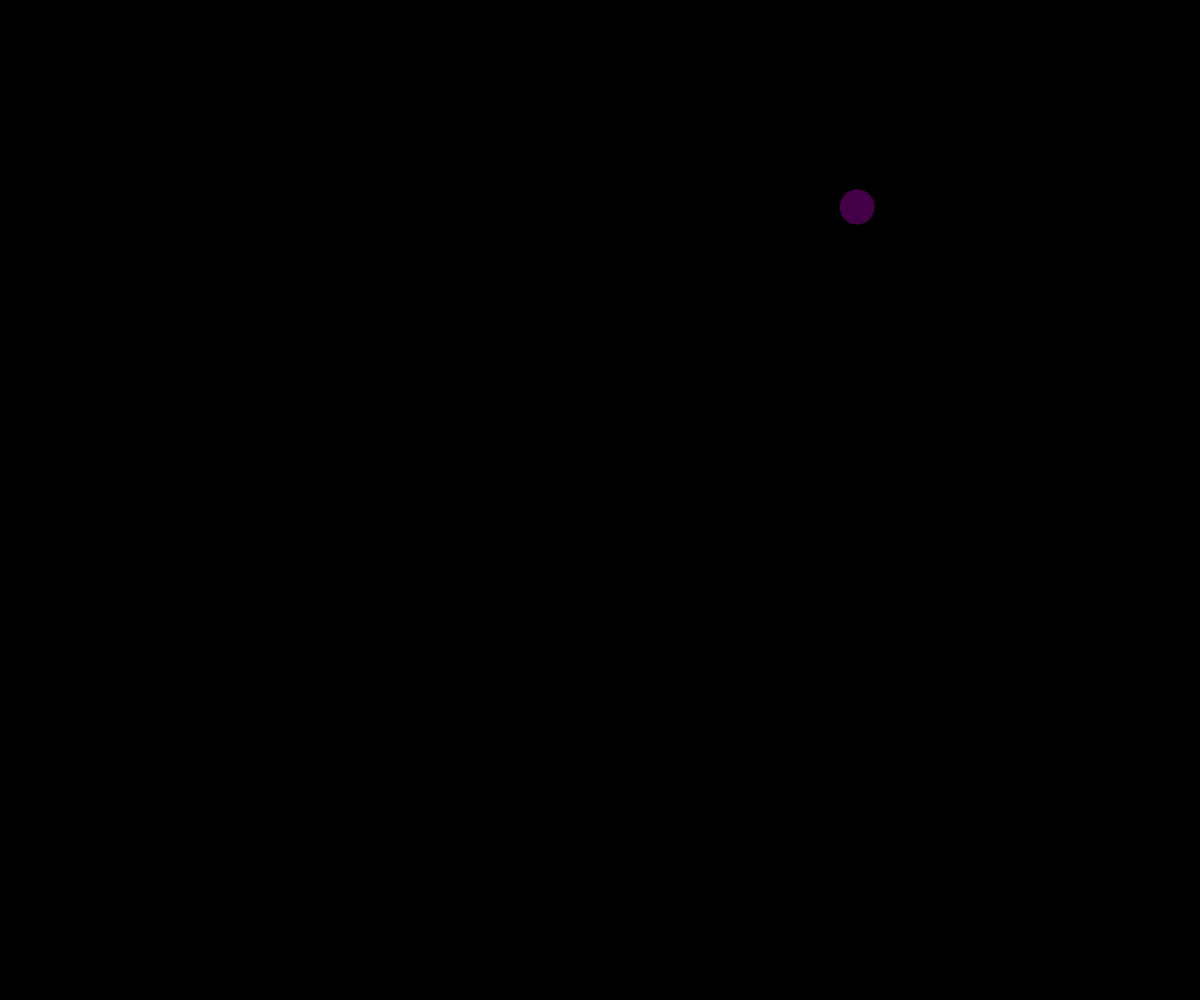
Frame 1 (no input)
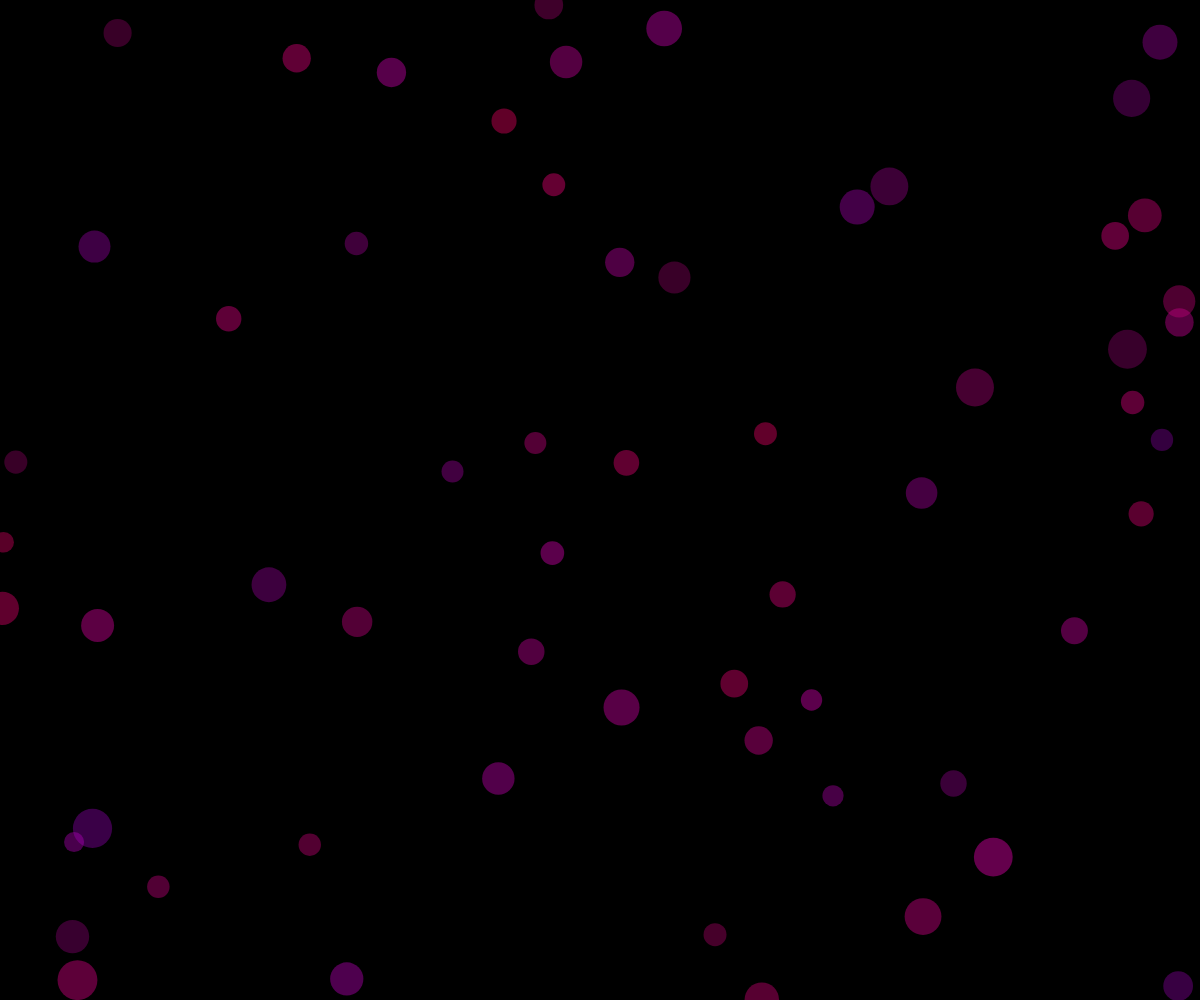
Frame 60 (no input)
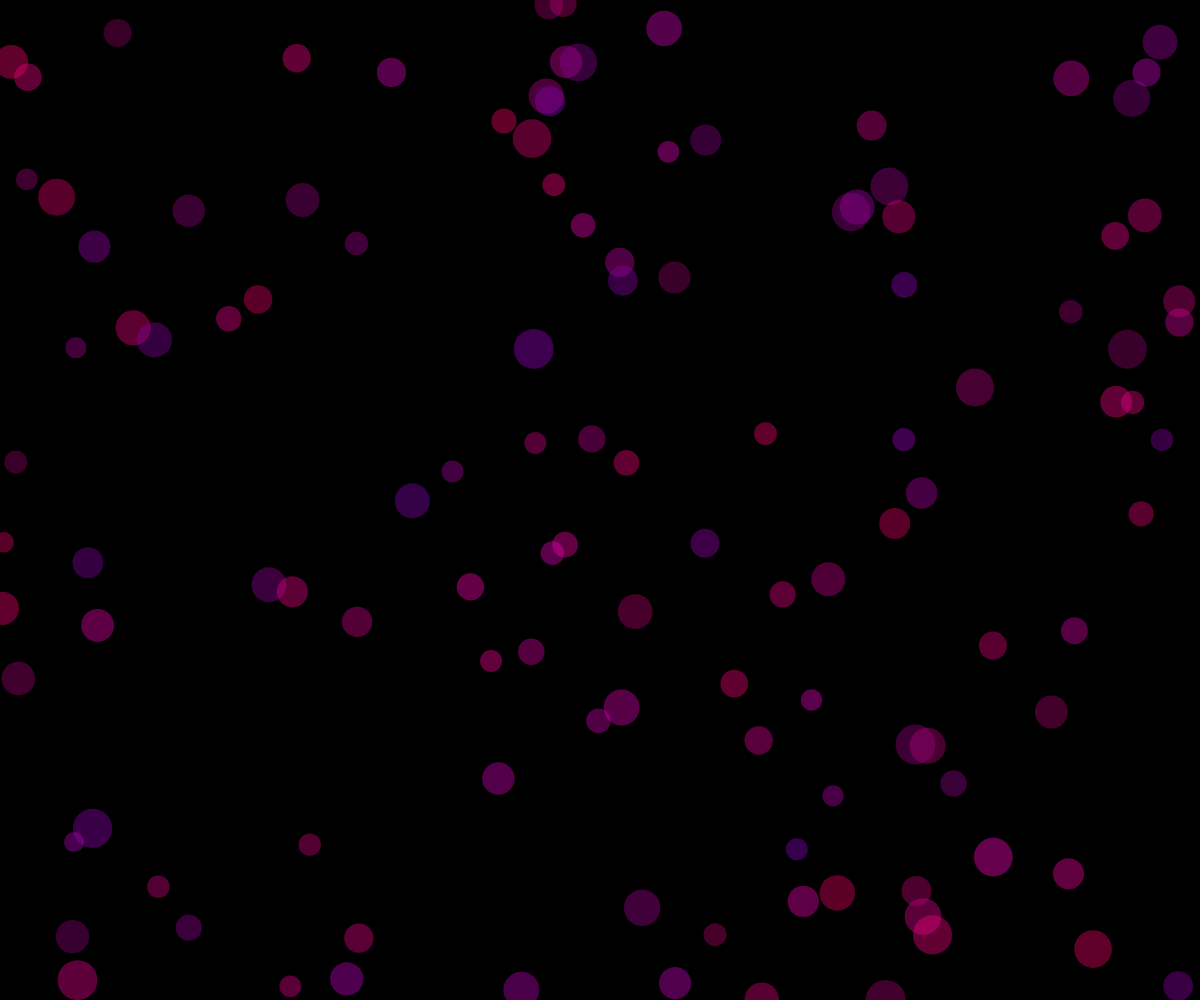
Frame 120 (the mouse pressed at the canvas centre since frame 60)

The p5.js sketch that drew these frames (run headless with seeded random() and noise() and a simulated clock; from frame 60 on, the mouse is pressed at the canvas centre):

// p5.js sketch
// ── sketch.js
// Example code from
// Coding Train "Live Stream #1: p5.js Video Lesson Recording Session"
// https://youtu.be/TdUC3JgwUJY
var spot = {
    x: 100,
    y: 200,
    r: 25
}

var col = {
    r: 200,
    g: 0,
    b: 200
}

function setup() {
    createCanvas(windowWidth, windowHeight);
    background(0);
}

function draw() {
    // randomly choose position and radius of the next ellipse
    spot.x = random(0, width);
    spot.y = random(0, height);
    spot.r = random(20, 40);
    // randomly choose the color of the next ellipse
    col.r = random(128, 255);
    col.g = 0;
    col.b = random(100, 200);
    // paint the next ellipse
    fill(col.r, col.g, col.b, 100);
    noStroke();
    ellipse(spot.x, spot.y, spot.r, spot.r);
}
